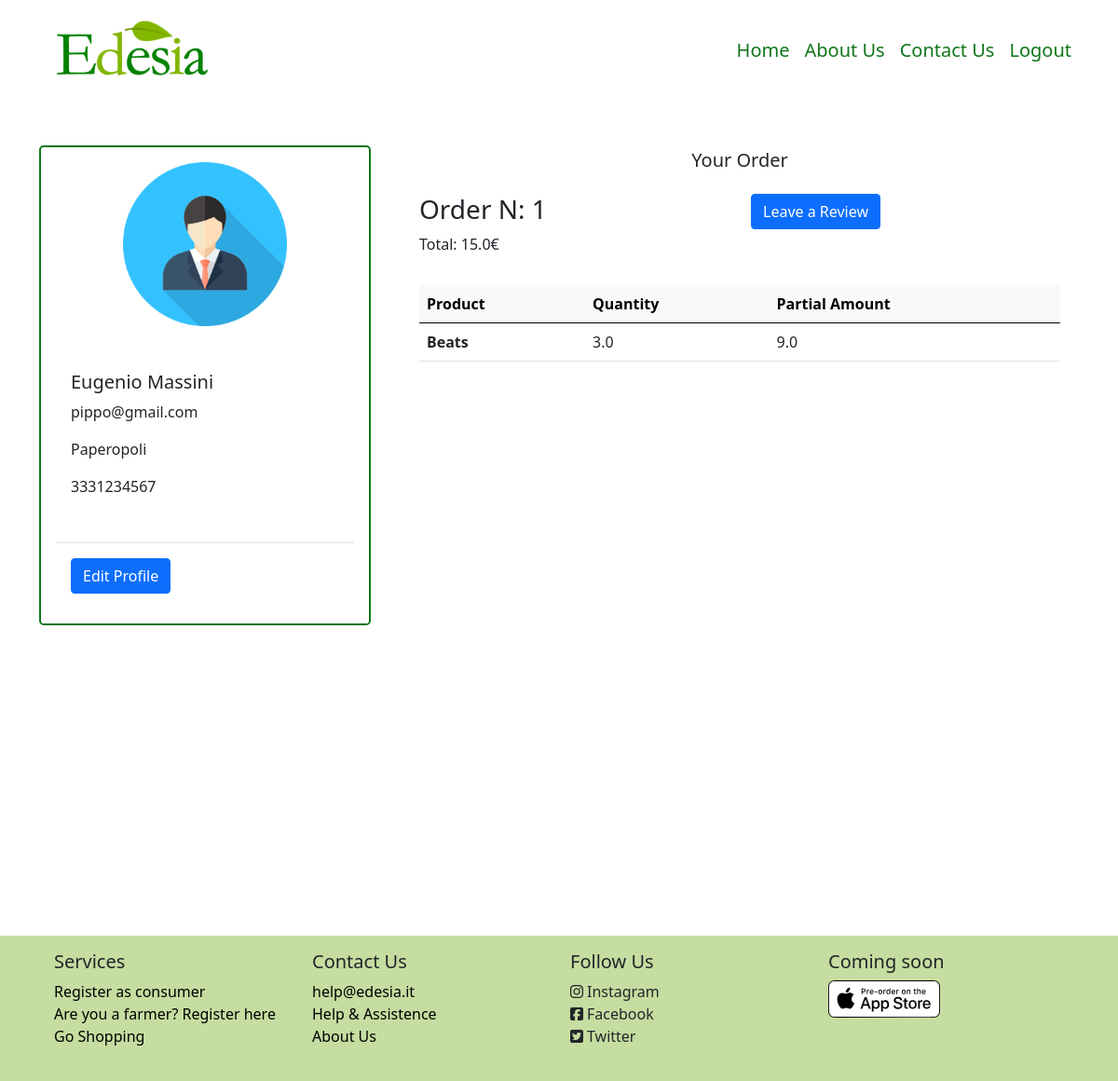
Page /consumer/1 (signed in) on the earlier database version.
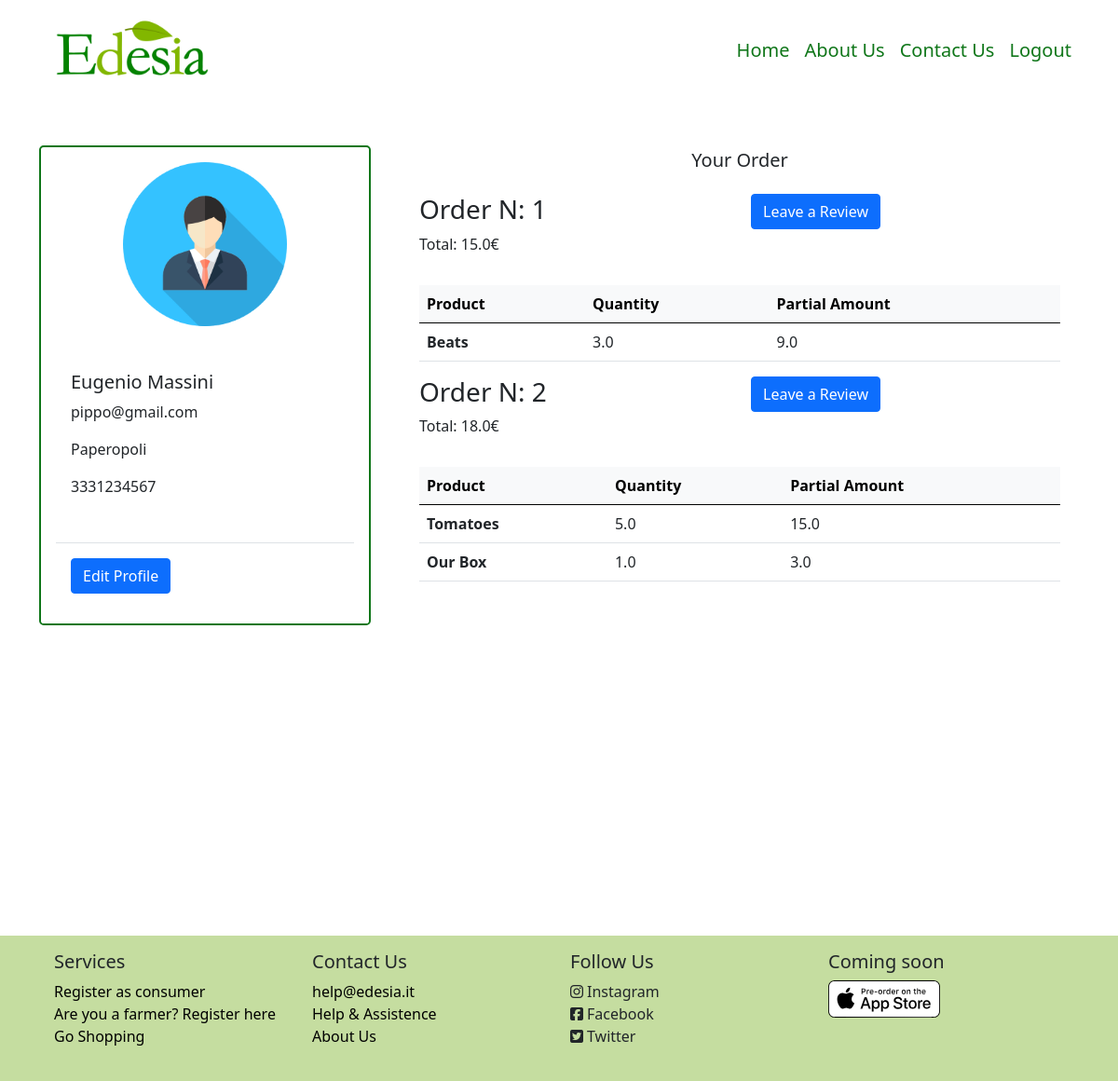
Same page on the later database version.
### model.py (models this page shows, shortened)
class Consumer(db.Model):
    id = db.Column(db.Integer, db.ForeignKey('user.id'), primary_key=True)
    consumer_name = db.Column(db.String(50), nullable=False)
    consumer_surname = db.Column(db.String(50), nullable=False)
    consumer_address = db.Column(db.String(50), nullable=False)
    consumer_phone = db.Column(db.String(12), nullable=False)
    __mapper_args__ = {
        'polymorphic_identity': 'consumer',
    }

class User (UserMixin, db.Model):
    id = db.Column(db.Integer, primary_key=True)  # Auto-incrementing
    email = db.Column(db.String(50), unique=True, nullable=False)
    name = db.Column(db.String(50), nullable=False)
    password_hash = db.Column(db.String(200), nullable=False)
    roleid = db.Column(db.Integer, db.ForeignKey('role.id'))
    type = db.Column(db.String(30))
    __mapper_args__ = {
        'polymorphic_identity': 'user',
        'polymorphic_on': type
    }

class Order (db.Model):
    id = db.Column(db.Integer, primary_key=True)
    consumer_id = db.Column(db.Integer, db.ForeignKey('consumer.id'))
    supplier_id = db.Column(db.Integer, db.ForeignKey('supplier.id'))
    status = db.Column(db.String)
    date = db.Column(db.Date)
    amount = db.Column(db.Float)
    pickup = db.Column(db.Boolean)

class OrderLine(db.Model):
    id = db.Column(db.Integer, primary_key=True)
    order_id = db.Column(db.Integer, db.ForeignKey('order.id'))
    supplier_id = db.Column(db.Integer, db.ForeignKey('supplier.id'))
    product_id = db.Column(db.Integer, db.ForeignKey('product.id'))
    product_name = db.Column(db.String)
    quantity = db.Column(db.Float)
    partial_amount = db.Column(db.Float)

### app.py (the view)
@app.route('/consumer/<int:id>')
@login_required
def consumer(id):
    consumer = Consumer.query.filter_by(id=id).first()
    user = User.query.filter_by(id=id).first()
    orders = Order.query.filter_by(consumer_id=id).all()
    l_order_cons =[]
    class OrderCons():
        def __init__(self, order, content):
            self.order = order
            self.content = content
    for o in orders:
        products = []
        lines = OrderLine.query.filter_by(order_id=o.id)
        for l in lines:
            products.append(l)
        l_order_cons.append(OrderCons(o, products))
    return render_template('Pages/profile/profile_consumer.html', consumer=consumer, user=user, orders=l_order_cons)

### model.py (called while the page is built)
@login_manager.user_loader
def load_user(user_id):
    return User.query.get(int(user_id))

### templates/Pages/profile/profile_consumer.html (shortened to what this page needs)
{% extends 'Components/base.html' %}
{% block body %}
    <div class="container-lg min-vh-100">
        <div class="row mt-5 mb-5">
            <div class="col-4">
                <div class="card m-auto rounded-3 border-2" id="cardProfileConsumer">
                    <img src="/static/images/avatar.png" class="card-img-top mt-3 mb-3 m-auto" style="width: 50%">
                    <div class="card-body m-3">
                        <h5 class="card-title">{{ consumer.consumer_name }} {{ consumer.consumer_surname }}</h5>
                        <p class="card-text">{{ user.email }}</p>
                        <p class="card-text">{{ consumer.consumer_address }}</p>
                        <p class="card-text">{{ consumer.consumer_phone }}</p>
                    </div>
                    <div class="card-body border-top m-3">
                        <button class="btn btn-primary">Edit Profile</button>
                    </div>
                </div>
            </div>
            <div class="col-8">
                <div class="container-fluid m-1">
                    <div class="row text-center">
                        <h5>Your Order</h5>
                    </div>
                    {% if orders %}
                    {% for order in orders %}
                    <div class="row row-cols-lg-2 mb-3 mt-3">
                        <div class="col">
                             <h3>Order N: {{ order.order.id }}</h3>
                            <p>Total: {{ order.order.amount }}€</p>
                        </div>
                    <div class="col">
                        <a class="btn btn-primary">Leave a Review</a>
                    </div>
                    </div>
                    <div class="table-responsive-lg">
                        <table class="table table-hover">
                            <thead class="table-light">
                                <tr>
                                    <th scope="col">Product</th>
                                    <th scope="col">Quantity</th>
                                    <th scope="col">Partial Amount</th>
                                </tr>
                            </thead>
                            <tbody>
                            {% for line in order.content %}
                                <tr>
                                    <th scope="row">{{ line.product_name }}</th>
                                    <td>{{line.quantity}}</td>
                                    <td>{{ line.partial_amount}}</td>
                                </tr>
                            {% endfor %}
                            </tbody>
                        </table>
                    </div>
                {% endfor %}
                {% else %}
                    <p>No orders found</p>
                {% endif %}
                </div>
            </div>
        </div>
    </div>
{% endblock %}

### templates/Components/base.html (shortened to what this page needs)
<!DOCTYPE html>
<html lang="en">
<head>
    {% block head %}
        <link href="/static/personal.css" rel="stylesheet">
        <link href="/static/bootstrap/css/bootstrap.css" rel="stylesheet">
    {% endblock %}
</head>
<body>
{% block navbar %}
    <nav class="navbar navbar-expand-lg">
        <div class="container-lg">
            <a class="navbar-brand" href="{{ url_for('homepage') }}">
                <img src="/static/images/logo_no_slogan.png" class="img-fluid ratio-21x9" width="200">
            </a>
            <div class="navbar-nav fs-5" id="navbarItem">
                <a class="nav-link"  href="{{ url_for('homepage') }}">Home</a>
                <a class="nav-link" href="{{ url_for('about_us') }}">About Us</a>
                <a class="nav-link" href="{{ url_for('contact_us') }}">Contact Us</a>
                {% if current_user.is_authenticated %}
                    <a class="nav-link" href="{{ url_for('logout') }}">Logout</a>
                {% else %}
                    <a class="nav-link" href="{{ url_for('registration', type_user='general') }}">Registration</a>
                    <a class="nav-link" href="{{ url_for('login') }}">Login</a>
                {% endif %}
            </div>
        </div>
    </nav>
{% endblock %}
{% block body %}
{% endblock %}
{% block footer %}
    <div class="container-fluid mt-5" style="background-color: #C5DDA0">
        <div class="container-lg" id="footer">
            <div class="row row-cols-md-4 p-3">
                <div class="col-md pb-1 m-auto navbar-light">
                    <h5>Services</h5>
                    <ul class="list-unstyled">
                        <li><a>Register as consumer</a></li>
                        <li><a >Are you a farmer? Register here</a></li>
                        <li><a href="#search">Go Shopping</a></li>
                    </ul>
                </div>
                 <div class="col-md pb-1 m-auto">
                    <h5>Contact Us</h5>
                    <ul class="list-unstyled">
                        <li><a href="mailto:help@edesia.it">help@edesia.it</a></li>
                        <li><a >Help & Assistence</a></li>
                        <li><a href="{{ url_for('about_us') }}">About Us</a></li>
                    </ul>
                </div>
                 <div class="col-md pb-1 m-auto">
                     <h5>Follow Us</h5>
                     <ul class="list-unstyled">
                         <li><i class="fab fa-instagram pe-1"></i>Instagram</li>
                         <li><i class="fab fa-facebook-square pe-1"></i>Facebook</li>
                         <li><i class="fab fa-twitter-square pe-1"></i>Twitter</li>
                     </ul>
                </div>
                 <div class="col-md pb-1">
                     <h5>Coming soon</h5>
                     <img src="/static/images/homepage/coming_soon_apple.svg" class="img-fluid">
                </div>
            </div>
        </div>
    </div>
{% endblock %}
</body>
</html>

### static/personal.css (style rules this page uses)
.nav-link { color: #0F7619; }
#footer a { text-decoration: none; color: black; }
#searchBar input, #cardResult, #cardProfileConsumer { border-color: #0F7619;; }

Differences in the rows shown:
added Order: order.id "2", order.amount "18.0"
added OrderLine: product_name "Tomatoes", quantity "5.0", partial_amount "15.0", shown under "2"
added OrderLine: product_name "Our Box", quantity "1.0", partial_amount "3.0", shown under "2"
Other differences:
new list line: "Order N: Total: € Leave a Review Product Quantity Partial Amount"
